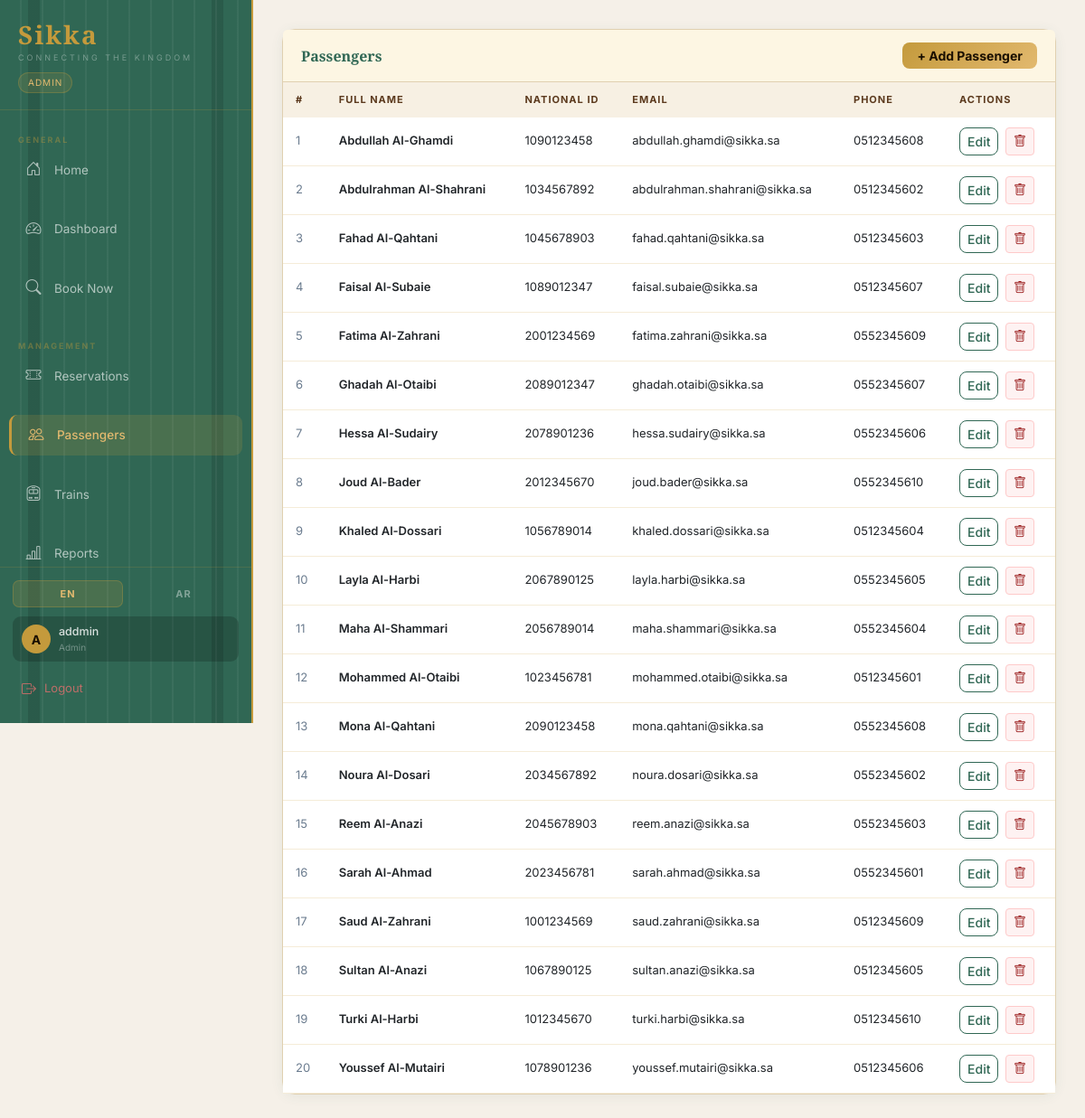
Screenshot of /passengers (signed in) with the database file from the repository.
### tables this page shows
CREATE TABLE passengers(
            id INTEGER PRIMARY KEY AUTOINCREMENT,
            name TEXT NOT NULL,
            national_id TEXT UNIQUE NOT NULL,
            email TEXT,
            phone TEXT,
            created_by INTEGER DEFAULT NULL,
            FOREIGN KEY(created_by) REFERENCES users(id));

### main.py (the view)
@app.route("/passengers")
@login_required
def passengers():
    t = get_t(); conn = get_db()
    role = session.get("user_role") or session.get("role", "")
    uid  = session["user_id"]
    if role in ("admin", "staff"):
        rows = conn.execute("SELECT * FROM passengers ORDER BY name").fetchall()
    else:
        rows = conn.execute("SELECT * FROM passengers WHERE created_by=? ORDER BY name", (uid,)).fetchall()
    conn.close()
    return render_template("passengers.html", t=t, dir=get_dir(), passengers=rows)

### main.py (called while the page is built)
def get_db():
    conn = sqlite3.connect(DB)
    conn.row_factory = sqlite3.Row
    return conn

def login_required(fn):
    @wraps(fn)
    def w(*a, **k):
        if "user_id" not in session: return redirect(url_for("login"))
        return fn(*a, **k)
    return w

def get_t():  return TR.get(session.get("lang", "en"), TR["en"])

def get_dir(): return "rtl" if session.get("lang", "en") == "ar" else "ltr"

### templates/passengers.html (shortened to what this page needs)
{% extends "base.html" %}
{% block content %}
{% set role = session.get('user_role') or session.get('role','') %}
<div class="card">
  <div class="card-header">
    <div class="card-header-title">{{ t.passengers }}</div>
    <a href="{{ url_for('add_passenger') }}" class="btn btn-gold btn-sm px-3">+ {{ t.add_passenger }}</a>
  </div>
  <div class="card-body p-0">
    <table class="table mb-0">
      <thead><tr><th>#</th><th>{{ t.full_name }}</th><th>{{ t.national_id }}</th><th>{{ t.email }}</th><th>{{ t.phone }}</th><th>{{ t.actions }}</th></tr></thead>
      <tbody>
      {% for p in passengers %}
      <tr>
        <td style="color:var(--muted);">{{ loop.index }}</td>
        <td class="fw-semibold">{{ p.name }}</td>
        <td>{{ p.national_id }}</td>
        <td>{{ p.email or '—' }}</td>
        <td>{{ p.phone or '—' }}</td>
        <td><a href="{{ url_for('edit_passenger',pid=p.id) }}" class="btn btn-sm btn-outline-heritage me-1">{{ t.edit }}</a>
          <form method="POST" action="{{ url_for('delete_passenger',pid=p.id) }}" class="d-inline"
                onsubmit="return confirm('Delete this passenger?')">
            <button class="btn btn-sm" style="background:#FEF2F2;color:#991B1B;border:1px solid #FECACA;">
              <i class="bi bi-trash"></i>
            </button>
          </form></td>
      </tr>
      {% else %}
      <tr><td colspan="6" class="text-center py-5" style="color:var(--muted);">No passengers yet.</td></tr>
      {% endfor %}
      </tbody>
    </table>
  </div>
</div>
{% endblock %}

### templates/base.html (shortened to what this page needs)
<!DOCTYPE html>
<html lang="{{ 'ar' if session.get('lang','en')=='ar' else 'en' }}"
      dir="{{ 'rtl' if session.get('lang','en')=='ar' else 'ltr' }}">
<head>
<link href="https://cdn.jsdelivr.net/npm/bootstrap@5.3.0/dist/css/bootstrap.min.css" rel="stylesheet">
<link href="https://cdn.jsdelivr.net/npm/bootstrap-icons@1.11.0/font/bootstrap-icons.css" rel="stylesheet">
<link href="{{ url_for('static', filename='style.css') }}" rel="stylesheet">
</head>
<body>
{% if session.user_id %}
{% set role = session.get('user_role') or session.get('role','') %}
{% set lang = session.get('lang','en') %}
<aside class="sidebar" id="sidebar">
  <div class="sb-brand">
    <a href="{{ url_for('home') }}" class="sb-logo">{{ t.app_name }}</a>
    <span class="sb-tagline">{{ t.tagline }}</span>
    <span class="sb-role-badge">{{ role }}</span>
  </div>
  <nav class="sb-nav">
    <p class="sb-section">{{ "عام" if lang=='ar' else "General" }}</p>
    <a href="{{ url_for('home') }}"
       class="sb-link {% if request.endpoint=='home' %}active{% endif %}">
      <i class="bi bi-house-door"></i>
      <span>{{ t.home }}</span>
    </a>
    {% if role in ('admin','staff') %}
    <a href="{{ url_for('dashboard') }}"
       class="sb-link {% if request.endpoint=='dashboard' %}active{% endif %}">
      <i class="bi bi-speedometer2"></i>
      <span>{{ t.dashboard }}</span>
    </a>
    {% endif %}
    <a href="{{ url_for('search') }}"
       class="sb-link {% if request.endpoint in ('search','book') %}active{% endif %}">
      <i class="bi bi-search"></i>
      <span>{{ t.book_now }}</span>
    </a>
    <p class="sb-section">{{ "الإدارة" if lang=='ar' else "Management" }}</p>
    <a href="{{ url_for('reservations') }}"
       class="sb-link {% if request.endpoint=='reservations' %}active{% endif %}">
      <i class="bi bi-ticket-perforated"></i>
      <span>{{ t.my_reservations if role=='customer' else t.reservations }}</span>
    </a>
    <a href="{{ url_for('passengers') }}"
       class="sb-link {% if 'passenger' in (request.endpoint or '') %}active{% endif %}">
      <i class="bi bi-people"></i>
      <span>{{ t.passengers }}</span>
    </a>
    {% if role in ('admin','staff') %}
    <a href="{{ url_for('trains') }}"
       class="sb-link {% if 'train' in (request.endpoint or '') and 'admin' not in (request.endpoint or '') %}active{% endif %}">
      <i class="bi bi-train-front"></i>
      <span>{{ t.trains }}</span>
    </a>
    {% if role == 'admin' %}
    <a href="{{ url_for('reports') }}"
       class="sb-link {% if request.endpoint=='reports' %}active{% endif %}">
      <i class="bi bi-bar-chart-line"></i>
      <span>{{ t.reports }}</span>
    </a>
    {% endif %}
    {% endif %}
  </nav>
  <div class="sb-footer">
    <div class="sb-lang">
      <a href="{{ url_for('set_lang', code='en') }}"
         class="sb-lang-btn {% if lang=='en' %}on{% endif %}">EN</a>
      <a href="{{ url_for('set_lang', code='ar') }}"
         class="sb-lang-btn {% if lang=='ar' %}on{% endif %}">AR</a>
    </div>
    <div class="sb-user">
      <span class="sb-avatar">{{ session.username[0]|upper }}</span>
      <div class="sb-user-info">
        <span class="sb-username">{{ session.username }}</span>
        <span class="sb-user-role">{{ role }}</span>
      </div>
    </div>
    <a href="{{ url_for('logout') }}" class="sb-logout">
      <i class="bi bi-box-arrow-right"></i>
      <span>{{ t.logout }}</span>
    </a>
  </div>
</aside>
<div class="page-wrap">
  <main class="main-content">
    {% block content %}{% endblock %}
  </main>
</div>
{% else %}
{% block auth %}{% endblock %}
{% endif %}
</body>
</html>

### rows the page displays
passengers: name "Abdullah Al-Ghamdi", national_id "1090123458", email "abdullah.ghamdi@sikka.sa", phone "0512345608", edit "Edit"
passengers: name "Abdulrahman Al-Shahrani", national_id "1034567892", email "abdulrahman.shahrani@sikka.sa", phone "0512345602", edit "Edit"
passengers: name "Fahad Al-Qahtani", national_id "1045678903", email "fahad.qahtani@sikka.sa", phone "0512345603", edit "Edit"
passengers: name "Faisal Al-Subaie", national_id "1089012347", email "faisal.subaie@sikka.sa", phone "0512345607", edit "Edit"
passengers: name "Fatima Al-Zahrani", national_id "2001234569", email "fatima.zahrani@sikka.sa", phone "0552345609", edit "Edit"
passengers: name "Ghadah Al-Otaibi", national_id "2089012347", email "ghadah.otaibi@sikka.sa", phone "0552345607", edit "Edit"
passengers: name "Hessa Al-Sudairy", national_id "2078901236", email "hessa.sudairy@sikka.sa", phone "0552345606", edit "Edit"
passengers: name "Joud Al-Bader", national_id "2012345670", email "joud.bader@sikka.sa", phone "0552345610", edit "Edit"
passengers: name "Khaled Al-Dossari", national_id "1056789014", email "khaled.dossari@sikka.sa", phone "0512345604", edit "Edit"
passengers: name "Layla Al-Harbi", national_id "2067890125", email "layla.harbi@sikka.sa", phone "0552345605", edit "Edit"
passengers: name "Maha Al-Shammari", national_id "2056789014", email "maha.shammari@sikka.sa", phone "0552345604", edit "Edit"
passengers: name "Mohammed Al-Otaibi", national_id "1023456781", email "mohammed.otaibi@sikka.sa", phone "0512345601", edit "Edit"
passengers: name "Mona Al-Qahtani", national_id "2090123458", email "mona.qahtani@sikka.sa", phone "0552345608", edit "Edit"
passengers: name "Noura Al-Dosari", national_id "2034567892", email "noura.dosari@sikka.sa", phone "0552345602", edit "Edit"
passengers: name "Reem Al-Anazi", national_id "2045678903", email "reem.anazi@sikka.sa", phone "0552345603", edit "Edit"
passengers: name "Sarah Al-Ahmad", national_id "2023456781", email "sarah.ahmad@sikka.sa", phone "0552345601", edit "Edit"
passengers: name "Saud Al-Zahrani", national_id "1001234569", email "saud.zahrani@sikka.sa", phone "0512345609", edit "Edit"
passengers: name "Sultan Al-Anazi", national_id "1067890125", email "sultan.anazi@sikka.sa", phone "0512345605", edit "Edit"
passengers: name "Turki Al-Harbi", national_id "1012345670", email "turki.harbi@sikka.sa", phone "0512345610", edit "Edit"
passengers: name "Youssef Al-Mutairi", national_id "1078901236", email "youssef.mutairi@sikka.sa", phone "0512345606", edit "Edit"

### other values shown
{{ t.app_name }} "Sikka"
{{ t.tagline }} "CONNECTING THE KINGDOM"
{{ role }} "ADMIN"
{{ "عام" if lang=='ar' else "General" }} "GENERAL"
{{ t.home }} "Home"
{{ t.dashboard }} "Dashboard"
{{ t.book_now }} "Book Now"
{{ "الإدارة" if lang=='ar' else "Management" }} "MANAGEMENT"
{{ t.my_reservations if role=='customer' else t.reservations }} "Reservations"
{{ t.passengers }} "Passengers"
{{ t.trains }} "Trains"
{{ t.reports }} "Reports"
{{ session.username[0]|upper }} "A"
{{ session.username }} "addmin"
{{ role }} "Admin"
